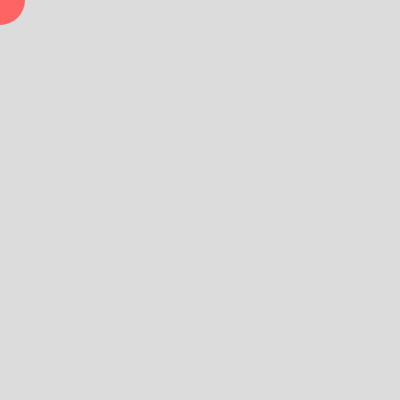
Frame 1 (no input)
Frame 60 (no input): identical to frame 1, image omitted
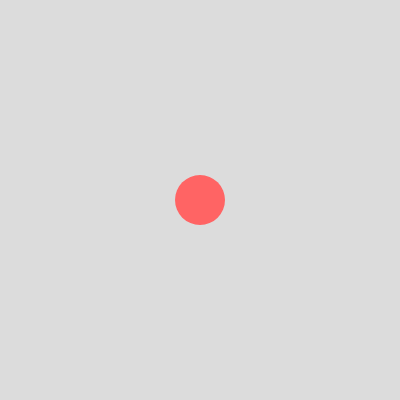
Frame 120 (the mouse pressed at the canvas centre since frame 60)

The p5.js sketch that drew these frames (run headless with seeded random() and noise() and a simulated clock; from frame 60 on, the mouse is pressed at the canvas centre):

// p5.js sketch
// ── sketch.js
// use a boolean variable to store an object's state
// here has the ellipse ever reached the bottom?  yes: flag = true / no: flag = false

let flag = false;

function setup() {
  createCanvas(400, 400);
  noStroke();
}

function draw() {
  background(220);
  
  fill(255, 100, 100);
  ellipse(mouseX, mouseY, 50, 50);
   
  if (mouseY > height) {
    flag = true;
  }
  
  if (flag) {
    textSize(64);
    textAlign(CENTER, CENTER);
    fill(0);
    text('YOU WIN', width/2, height/2);
  } 
}
